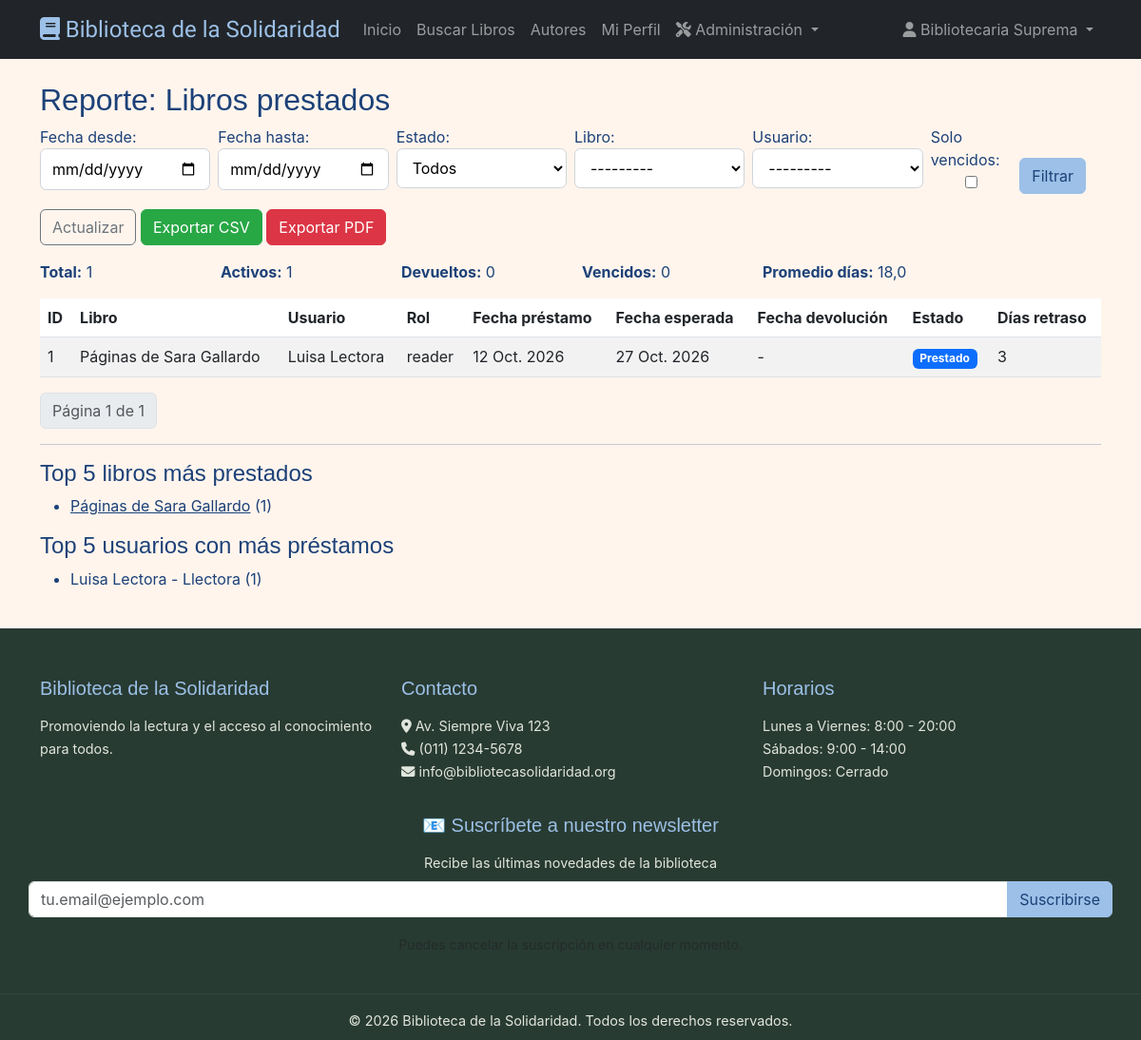
The app's page /reportes/libros-prestados/ (signed in), older data.
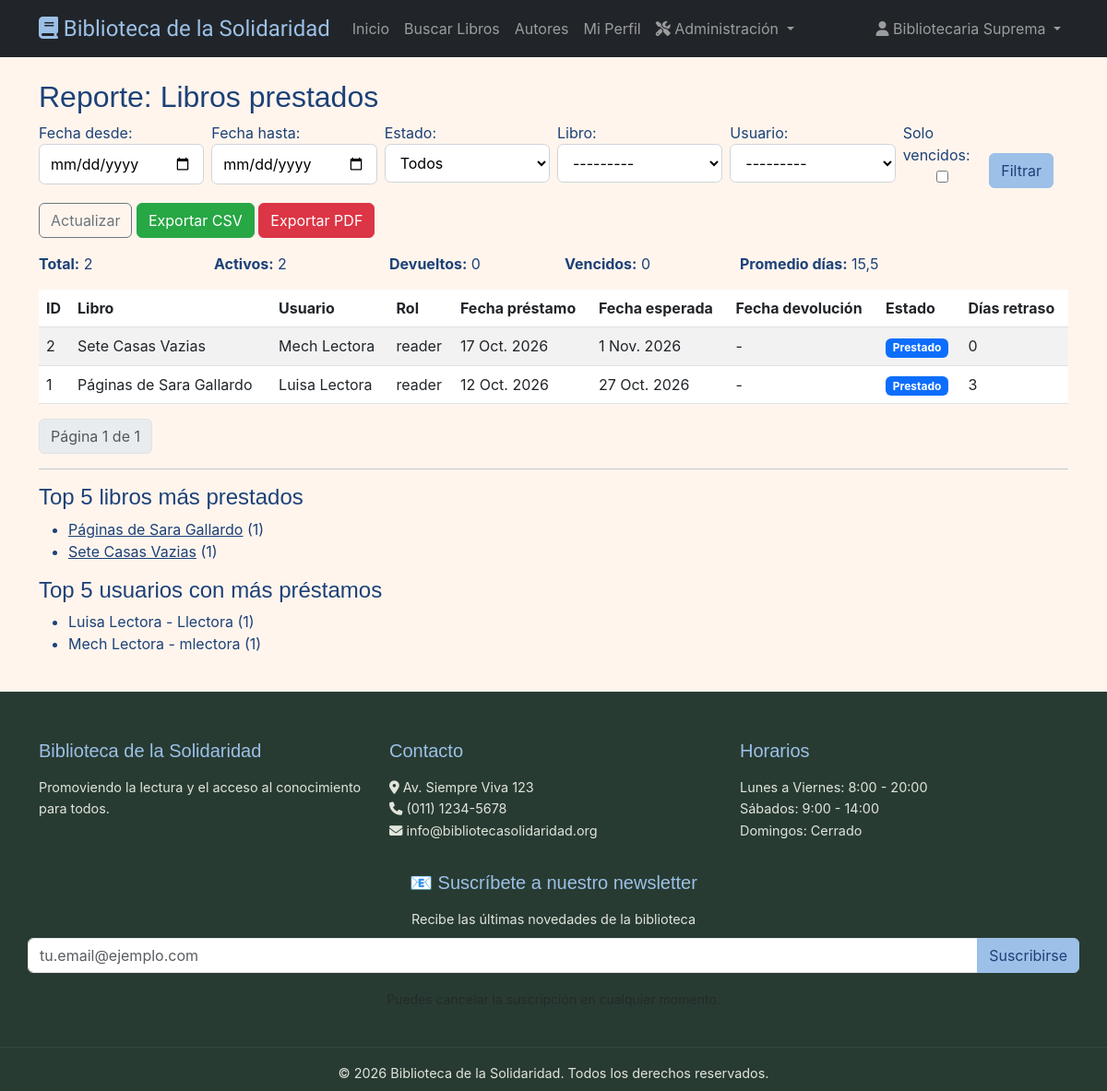
The same page, newer data.
### apps/loans/models.py (models this page shows, shortened)
class Loan(models.Model):
    LOAN_TYPES = (
        ('normal', 'Normal (15 días)'),
        ('express', 'Express (3 días)'),
        ('summer', 'Verano (2 meses)'),
    )
    objects = LoanQuerySet.as_manager()
    LOAN_DURATION = {
        'normal': 15,
        'express': 3,
        'summer': 60,
    }
    user = models.ForeignKey(User, on_delete=models.CASCADE, related_name='loans')
    book = models.ForeignKey('books.Book', on_delete=models.CASCADE, related_name='loans')
    stock_item = models.ForeignKey(
        'books.BookStock',
        on_delete=models.SET_NULL,
        null=True,
        blank=True,
        related_name='loans',
    )
    loan_type = models.CharField(max_length=10, choices=LOAN_TYPES, default='normal')
    loan_date = models.DateField(auto_now_add=True)
    due_date = models.DateField()
    return_date = models.DateField(null=True, blank=True)
    status = models.CharField(max_length=20, choices=(
        ('active', 'Activo'),
        ('returned', 'Devuelto'),
        ('overdue', 'Vencido'),
        ('lost', 'Perdido'),
    ), default='active')
    renewal_count = models.IntegerField(default=0)
    max_renewals = models.IntegerField(default=2)
    class Meta:
        db_table = 'loans'
        verbose_name = 'Préstamo'
        verbose_name_plural = 'Préstamos'
        indexes = [
            models.Index(fields=['user', 'status']),
            models.Index(fields=['status', '-due_date']),
            models.Index(fields=['return_date']),
        ]

### apps/books/models.py (models this page shows, shortened)
class Book(models.Model):
    openlibrary_id = models.CharField(
        max_length=50, unique=True, blank=True, null=True, db_index=True
    )
    title = models.CharField(max_length=500, db_index=True)
    authors = models.ManyToManyField(Author, related_name='books', blank=True)
    publish_date = models.CharField(max_length=100, blank=True)
    description = models.TextField(blank=True)
    number_of_pages = models.IntegerField(blank=True, null=True)
    isbn = models.ManyToManyField(ISBN, related_name='books', blank=True)
    cover_url = models.URLField(blank=True)
    categories = models.ManyToManyField(Category, related_name='books')
    stock = models.IntegerField(default=0)
    available = models.BooleanField(default=True)
    created_at = models.DateTimeField(auto_now_add=True)
    updated_at = models.DateTimeField(auto_now=True)
    objects = BookQuerySet.as_manager()
    class Meta:
        db_table = 'books'
        verbose_name = 'Libro'
        verbose_name_plural = 'Libros'
        indexes = [
            models.Index(fields=['title']),
            models.Index(fields=['-created_at']),
            models.Index(fields=['available', 'stock']),
        ]
    def __str__(self):
        return self.title

### apps/users/models.py (models this page shows, shortened)
class User(AbstractUser):
    ROLES = (
        ('reader', 'Lector'),
        ('librarian', 'Bibliotecario'),
        ('admin', 'Administrador')
    )
    role = models.CharField(max_length=10, choices=ROLES, default='reader')
    dni = models.CharField(
            max_length=20,
            unique=True,
            validators=[validate_dni],
            help_text="Formato: 12345678 o 12.345.678"
        )
    address = models.TextField()
    phone = models.CharField(max_length=20)
    score = models.FloatField(default=5.0)
    is_active_member = models.BooleanField(default=True)
    suspension_end_date = models.DateField(null=True, blank=True)
    class Meta:
        db_table = 'users'
        verbose_name = 'Usuario'
        verbose_name_plural = 'Usuarios'
    def __str__(self):
        return f"{self.username} ({self.get_role_display()})"

### apps/reportes/views.py (the view, shortened to what this page needs)
# urls.py: path('libros-prestados/', views.LoanReportView.as_view(), name='libros_prestados'),
class LoanReportView(LibrarianRequiredMixin, ListView):
    template_name = 'reportes/libros_prestados.html'
    context_object_name = 'loans'
    paginate_by = 25
    def get(self, request, *args, **kwargs):
        form = LoanReportForm(request.GET or None)
        qs = Loan.objects.select_related('user', 'book').all()
        today = timezone.now().date()
        loans = qs.order_by('-loan_date')
        total = loans.count()
        activos = loans.filter(status='active').count()
        devueltos = loans.filter(status='returned').count()
        vencidos = loans.filter(status='overdue').count()
        avg_days = None
        if total:
            total_days = 0
            count_for_avg = 0
            for l in loans:
                if l.return_date:
                    days = (l.return_date - l.loan_date).days
                else:
                    days = (today - l.loan_date).days
                total_days += days
                count_for_avg += 1
            avg_days = round(total_days / count_for_avg, 2) if count_for_avg else None
        top_books = Book.objects.filter(loans__in=loans).annotate(count=Count('loans')).order_by('-count')[:5]
        top_users = User.objects.filter(loans__in=loans).annotate(count=Count('loans')).order_by('-count')[:5]
        paginator = Paginator(loans, self.paginate_by)
        page = request.GET.get('page')
        page_obj = paginator.get_page(page)
        context = {
            'form': form,
            'loans': page_obj,
            'page_obj': page_obj,
            'total': total,
            'activos': activos,
            'devueltos': devueltos,
            'vencidos': vencidos,
            'avg_days': avg_days,
            'top_books': top_books,
            'top_users': top_users,
        }
        for l in page_obj.object_list:
            try:
                if l.return_date:
                    l.days_delay = max(0, (l.return_date - l.due_date).days)
                else:
                    l.days_delay = max(0, (today - l.due_date).days)
            except Exception:
                l.days_delay = 0
        context = {
            'form': form,
            'loans': page_obj,
            'page_obj': page_obj,
            'total': total,
            'activos': activos,
            'devueltos': devueltos,
            'vencidos': vencidos,
            'avg_days': avg_days,
            'top_books': top_books,
            'top_users': top_users,
            'today': today,
        }
        return render(request, self.template_name, context)

### apps/reportes/forms.py (shortened to what this page needs)
class LoanReportForm(forms.Form):
    fecha_desde = forms.DateField(required=False, widget=forms.DateInput(attrs={'type': 'date'}))
    fecha_hasta = forms.DateField(required=False, widget=forms.DateInput(attrs={'type': 'date'}))
    estado = forms.ChoiceField(choices=STATE_CHOICES, required=False, initial='all')
    libro = forms.ModelChoiceField(queryset=Book.objects.all(), required=False)
    usuario = forms.ModelChoiceField(queryset=User.objects.all(), required=False)
    categoria = forms.ModelChoiceField(queryset=Category.objects.all(), required=False)
    solo_vencidos = forms.BooleanField(required=False)

### apps/users/mixin.py (called while the page is built)
    def test_func(self):
        user = self.request.user
        return (
            user.is_authenticated
            and getattr(user, 'role', None) in self.allowed_roles
        )

### apps/reportes/templates/reportes/libros_prestados.html (shortened to what this page needs)
{% extends 'base.html' %}
{% load static %}
{% block content %}
<div class="container mt-4">
  <h2>Reporte: Libros prestados</h2>
  <form method="get" class="row g-2 mb-3">
    <div class="col-md-2">
      {{ form.fecha_desde.label_tag }}
      {{ form.fecha_desde }}
    </div>
    <div class="col-md-2">
      {{ form.fecha_hasta.label_tag }}
      {{ form.fecha_hasta }}
    </div>
    <div class="col-md-2">
      {{ form.estado.label_tag }}
      {{ form.estado }}
    </div>
    <div class="col-md-2">
      {{ form.libro.label_tag }}
      {{ form.libro }}
    </div>
    <div class="col-md-2">
      {{ form.usuario.label_tag }}
      {{ form.usuario }}
    </div>
    <div class="col-md-1">
      {{ form.solo_vencidos.label_tag }}
      {{ form.solo_vencidos }}
    </div>
    <div class="col-md-1 align-self-end">
      <button class="btn btn-primary" type="submit">Filtrar</button>
    </div>
  </form>
  <div class="mb-3">
    <a href="?{% for k,v in request.GET.items %}{% if k != 'page' %}{{ k }}={{ v|urlencode }}&{% endif %}{% endfor %}" class="btn btn-outline-secondary">Actualizar</a>
    <a href="{% url 'reportes:export_loans_csv' %}?{% for k,v in request.GET.items %}{% if k != 'page' %}{{ k }}={{ v|urlencode }}&{% endif %}{% endfor %}" class="btn btn-success">Exportar CSV</a>
    <a href="{% url 'reportes:export_loans_pdf' %}?{% for k,v in request.GET.items %}{% if k != 'page' %}{{ k }}={{ v|urlencode }}&{% endif %}{% endfor %}" class="btn btn-danger">Exportar PDF</a>
  </div>
  <div class="row mb-3">
    <div class="col-md-2"><strong>Total:</strong> {{ total }}</div>
    <div class="col-md-2"><strong>Activos:</strong> {{ activos }}</div>
    <div class="col-md-2"><strong>Devueltos:</strong> {{ devueltos }}</div>
    <div class="col-md-2"><strong>Vencidos:</strong> {{ vencidos }}</div>
    <div class="col-md-4"><strong>Promedio días:</strong> {{ avg_days }}</div>
  </div>
  {% if loans.object_list %}
  <div class="table-responsive">
    <table class="table table-striped">
      <thead>
        <tr>
          <th>ID</th>
          <th>Libro</th>
          <th>Usuario</th>
          <th>Rol</th>
          <th>Fecha préstamo</th>
          <th>Fecha esperada</th>
          <th>Fecha devolución</th>
          <th>Estado</th>
          <th>Días retraso</th>
        </tr>
      </thead>
      <tbody>
        {% for loan in loans.object_list %}
        <tr>
          <td>{{ loan.id }}</td>
          <td>{{ loan.book.title }}</td>
          <td>{{ loan.user.get_full_name|default:loan.user.username }}</td>
          <td>{{ loan.user.role|default:'—' }}</td>
          <td>{{ loan.loan_date }}</td>
          <td>{{ loan.due_date }}</td>
          <td>{{ loan.return_date|default:'-' }}</td>
          <td>
            {% if loan.status == 'active' %}
              <span class="badge bg-primary">Prestado</span>
            {% elif loan.status == 'returned' %}
              <span class="badge bg-success">Devuelto</span>
            {% elif loan.status == 'overdue' %}
              <span class="badge bg-danger">Vencido</span>
            {% else %}
              <span class="badge bg-secondary">{{ loan.get_status_display }}</span>
            {% endif %}
          </td>
          <td>{{ loan.days_delay }}</td>
        </tr>
        {% endfor %}
      </tbody>
    </table>
  </div>
  <nav aria-label="Page navigation">
    <ul class="pagination">
      <li class="page-item disabled"><span class="page-link">Página {{ loans.number }} de {{ loans.paginator.num_pages }}</span></li>
    </ul>
  </nav>
  {% else %}
    <div class="alert alert-info">No se encontraron registros con los filtros aplicados.</div>
  {% endif %}
  <hr/>
  <h4>Top 5 libros más prestados</h4>
  <ul>
    {% for b in top_books %}
      <li><a href="{% url 'book_detail' b.pk %}">{{ b.title }}</a> ({{ b.count }})</li>
    {% empty %}
      <li>No hay datos</li>
    {% endfor %}
  </ul>
  <h4>Top 5 usuarios con más préstamos</h4>
  <ul>
    {% for u in top_users %}
      <li>{{ u.get_full_name }} - {{ u.username }} ({{ u.count }})</li>
    {% empty %}
      <li>No hay datos</li>
    {% endfor %}
  </ul>
</div>
{% endblock %}

Row changes from the older to the newer data that the page shows:
added Loan: id "2", book "Sete Casas Vazias", user.get_full_name "Mech Lectora", user.role "reader", loan_date "17 Oct. 2026", due_date "1 Nov. 2026", return_date "-", status "Prestado", days_delay "0"
now on this page (row unchanged): Book: title "Sete Casas Vazias", count "1"
now on this page (row unchanged): User: get_full_name "Mech Lectora", username "mlectora", count "1"
Text that changed along with them:
{{ total }}: "1" → "2"
{{ activos }}: "1" → "2"
{{ avg_days }}: "18,0" → "15,5"
